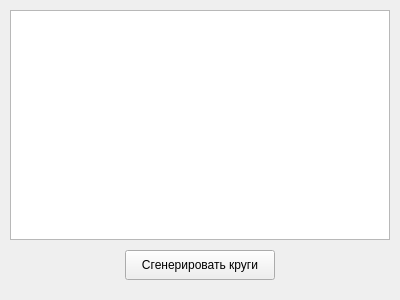
<?xml version="1.0" encoding="UTF-8"?>
<ui version="4.0">
 <class>MainWindow</class>
 <widget class="QMainWindow" name="MainWindow">
  <property name="geometry">
   <rect>
    <x>0</x>
    <y>0</y>
    <width>400</width>
    <height>300</height>
   </rect>
  </property>
  <property name="windowTitle">
   <string>Yellow Circles</string>
  </property>
  <widget class="QWidget" name="centralwidget">
   <widget class="QPushButton" name="pushButton">
    <property name="geometry">
     <rect>
      <x>125</x>
      <y>250</y>
      <width>150</width>
      <height>30</height>
     </rect>
    </property>
    <property name="text">
     <string>Сгенерировать круги</string>
    </property>
   </widget>
   <widget class="QGraphicsView" name="graphicsView">
    <property name="geometry">
     <rect>
      <x>10</x>
      <y>10</y>
      <width>380</width>
      <height>230</height>
     </rect>
    </property>
   </widget>
  </widget>
 </widget>
 <resources/>
 <connections/>
</ui>
